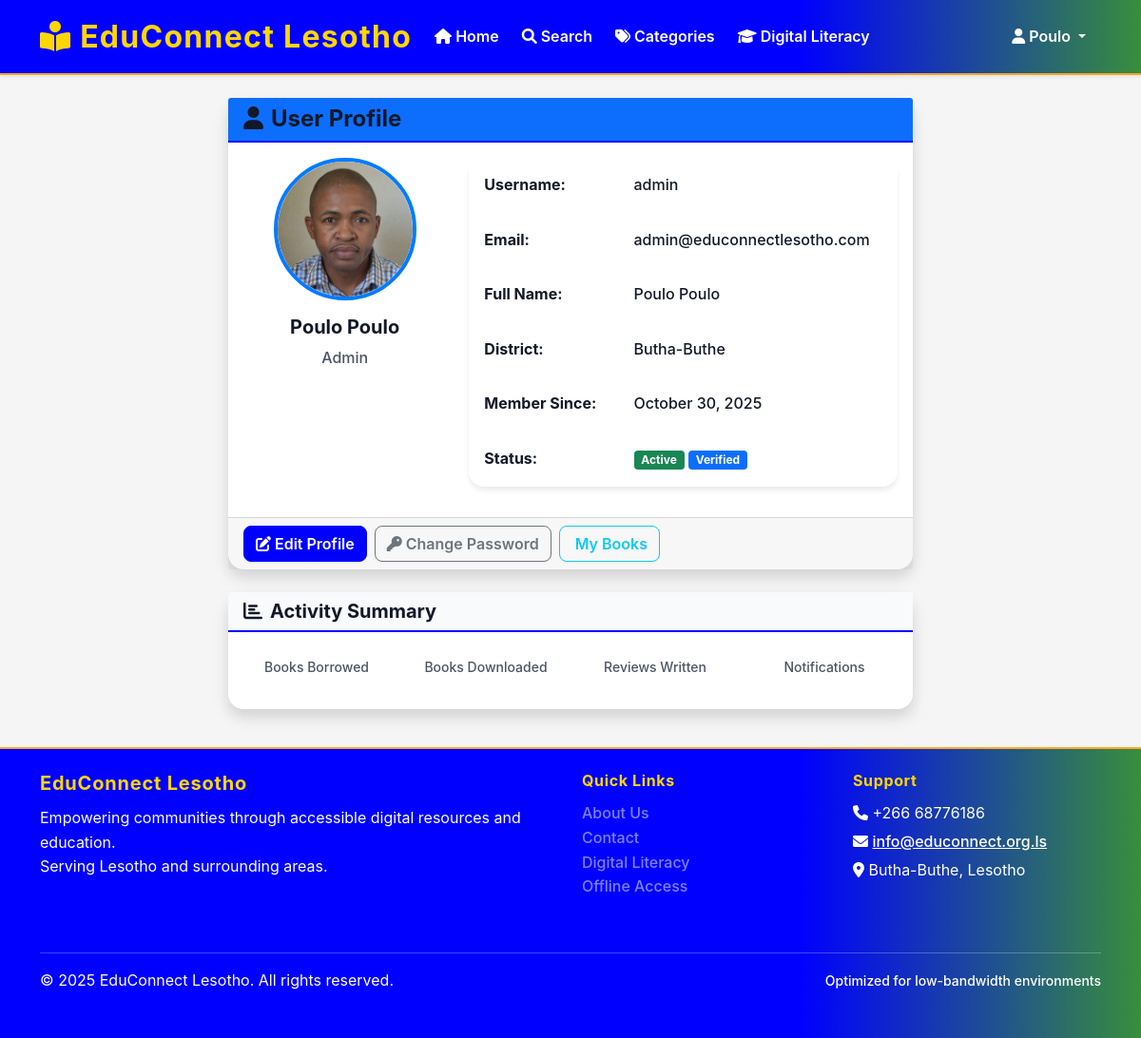
Page /auth/profile (signed in) on the committed database.
### app/models/user.py (models this page shows, shortened)
class User(UserMixin, db.Model):
    __tablename__ = 'users'
    id = db.Column(db.Integer, primary_key=True)
    username = db.Column(db.String(100), unique=True, nullable=False, index=True)
    email = db.Column(db.String(255), unique=True, nullable=False, index=True)
    password_hash = db.Column(db.String(255), nullable=False)
    first_name = db.Column(db.String(100), nullable=False)
    last_name = db.Column(db.String(100), nullable=False)
    phone_number = db.Column(db.String(20))
    address = db.Column(db.Text)
    district = db.Column(db.String(50), default='Butha-Buthe', index=True)
    profile_image = db.Column(db.String(500))  # Path to profile image
    role_id = db.Column(db.Integer, db.ForeignKey('user_roles.id'), nullable=False)
    is_active = db.Column(db.Boolean, default=True)
    email_verified = db.Column(db.Boolean, default=False)
    created_at = db.Column(db.DateTime, default=datetime.utcnow)
    updated_at = db.Column(db.DateTime, default=datetime.utcnow, onupdate=datetime.utcnow)
    last_login = db.Column(db.DateTime)
    borrowing_transactions = db.relationship('BorrowingTransaction', foreign_keys='BorrowingTransaction.user_id', backref='user', lazy='dynamic')
    digital_downloads = db.relationship('DigitalDownload', backref='user', lazy='dynamic')
    offline_tokens = db.relationship('OfflineToken', backref='user', lazy='dynamic')
    reading_sessions = db.relationship('ReadingSession', backref='user', lazy='dynamic')
    notifications = db.relationship('Notification', backref='user', lazy='dynamic')
    book_reservations = db.relationship('BookReservation', backref='user', lazy='dynamic')
    book_reviews = db.relationship('BookReview', backref='user', lazy='dynamic')
    literacy_progress = db.relationship('LiteracyProgress', backref='user', lazy='dynamic')
    favorites = db.relationship('Book', secondary='user_favorites', backref='favorited_by', lazy='dynamic')
    def get_full_name(self):
        return f"{self.first_name} {self.last_name}"
    def is_admin(self):
        return self.role.role_name == 'admin'
    def is_librarian(self):
        return self.role.role_name in ['admin', 'librarian']
    def get_current_borrowings(self):
        from app.models.borrowing import BorrowingTransaction
        return self.borrowing_transactions.filter(
            BorrowingTransaction.status.in_(['borrowed', 'overdue'])
        ).all()
    def get_borrowing_count(self):
        return len(self.get_current_borrowings())
    def get_reading_statistics(self):
        from app.models.offline import ReadingSession
        from app.models.borrowing import BorrowingTransaction
        stats = {}
        stats['total_borrowed'] = self.borrowing_transactions.count()
        stats['current_borrowed'] = self.get_borrowing_count()
        sessions = ReadingSession.query.filter(
            ReadingSession.user_id == self.id,
            ReadingSession.session_end.isnot(None)
        ).all()
        total_time = 0
        for session in sessions:
            if session.session_start and session.session_end:
                duration = session.session_end - session.session_start
                total_time += duration.total_seconds() / 60  # Convert to minutes
        stats['total_reading_time'] = int(total_time)
        stats['total_downloads'] = self.digital_downloads.count()
        from app.models.book import Book, Category
        favorite_category = db.session.query(Category.name).join(
            Book, Category.id == Book.category_id
        ).join(
            BorrowingTransaction, Book.id == BorrowingTransaction.book_id
        ).filter(
            BorrowingTransaction.user_id == self.id
        ).group_by(Category.id).order_by(
            db.func.count(BorrowingTransaction.id).desc()
        ).first()
        stats['favorite_category'] = favorite_category[0] if favorite_category else 'N/A'
        return stats

class UserRole(db.Model):
    __tablename__ = 'user_roles'
    id = db.Column(db.Integer, primary_key=True)
    role_name = db.Column(db.String(50), unique=True, nullable=False)
    description = db.Column(db.Text)
    created_at = db.Column(db.DateTime, default=datetime.utcnow)
    users = db.relationship('User', backref='role', lazy='dynamic')

### app/routes/auth.py (the view)
@auth_bp.route('/profile')
@login_required
def profile():
    stats = current_user.get_reading_statistics()
    recent_borrowings = current_user.borrowing_transactions.order_by(
        db.desc('borrowed_date')
    ).limit(5).all()
    current_borrowings = current_user.get_current_borrowings()
    notifications = current_user.notifications.filter_by(
        is_read=False
    ).order_by(db.desc('created_at')).limit(10).all()
    return render_template('auth/profile.html',
                         stats=stats,
                         recent_borrowings=recent_borrowings,
                         current_borrowings=current_borrowings,
                         notifications=notifications)

### app/templates/auth/profile.html (shortened to what this page needs)
{% extends "base.html" %}
{% block content %}
<div class="container">
    <div class="row justify-content-center">
        <div class="col-md-8">
            <div class="card shadow mb-4">
                <div class="card-header bg-primary text-white">
                    <h4 class="mb-0">
                        <i class="fas fa-user me-2"></i>User Profile
                    </h4>
                </div>
                <div class="card-body">
                    <div class="row">
                        <div class="col-md-4 text-center">
                            <div class="profile-avatar mb-3">
                                {% if current_user.profile_image %}
                                    <img src="{{ url_for('static', filename='uploads/profiles/' + current_user.profile_image) }}"
                                         class="rounded-circle"
                                         alt="Profile"
                                         style="width: 150px; height: 150px; object-fit: cover; border: 4px solid #007bff;">
                                {% else %}
                                    <i class="fas fa-user-circle fa-5x text-muted"></i>
                                {% endif %}
                            </div>
                            <h5>{{ current_user.get_full_name() }}</h5>
                            <p class="text-muted">{{ current_user.role.role_name.title() }}</p>
                        </div>
                        <div class="col-md-8">
                            <table class="table table-borderless">
                                <tbody>
                                    <tr>
                                        <td><strong>Username:</strong></td>
                                        <td>{{ current_user.username }}</td>
                                    </tr>
                                    <tr>
                                        <td><strong>Email:</strong></td>
                                        <td>{{ current_user.email }}</td>
                                    </tr>
                                    <tr>
                                        <td><strong>Full Name:</strong></td>
                                        <td>{{ current_user.first_name }} {{ current_user.last_name }}</td>
                                    </tr>
                                    {% if current_user.district %}
                                    <tr>
                                        <td><strong>District:</strong></td>
                                        <td>{{ current_user.district }}</td>
                                    </tr>
                                    {% endif %}
                                    <tr>
                                        <td><strong>Member Since:</strong></td>
                                        <td>{{ current_user.created_at.strftime('%B %d, %Y') }}</td>
                                    </tr>
                                    <tr>
                                        <td><strong>Status:</strong></td>
                                        <td>
                                            {% if current_user.is_active %}
                                                <span class="badge bg-success">Active</span>
                                            {% else %}
                                                <span class="badge bg-danger">Inactive</span>
                                            {% endif %}
                                            {% if current_user.email_verified %}
                                                <span class="badge bg-primary">Verified</span>
                                            {% endif %}
                                        </td>
                                    </tr>
                                </tbody>
                            </table>
                        </div>
                    </div>
                </div>
                <div class="card-footer">
                    <div class="d-flex gap-2">
                        <a href="{{ url_for('auth.edit_profile') }}" class="btn btn-primary">
                            <i class="fas fa-edit me-1"></i>Edit Profile
                        </a>
                        <a href="{{ url_for('auth.change_password') }}" class="btn btn-outline-secondary">
                            <i class="fas fa-key me-1"></i>Change Password
                        </a>
                        <a href="{{ url_for('books.my_books') }}" class="btn btn-outline-info">
                            My Books
                        </a>
                    </div>
                </div>
            </div>
            <div class="card shadow">
                <div class="card-header">
                    <h5 class="mb-0">
                        <i class="fas fa-chart-bar me-2"></i>Activity Summary
                    </h5>
                </div>
                <div class="card-body">
                    <div class="row text-center">
                        <div class="col-md-3 col-6 mb-3">
                            <small class="text-muted">Books Borrowed</small>
                        </div>
                        <div class="col-md-3 col-6 mb-3">
                            <small class="text-muted">Books Downloaded</small>
                        </div>
                        <div class="col-md-3 col-6 mb-3">
                            <small class="text-muted">Reviews Written</small>
                        </div>
                        <div class="col-md-3 col-6 mb-3">
                            <small class="text-muted">Notifications</small>
                        </div>
                    </div>
                </div>
            </div>
        </div>
    </div>
</div>
{% endblock %}

### app/templates/base.html (shortened to what this page needs)
<!DOCTYPE html>
<html lang="en">
<head>
    <link href="https://cdn.jsdelivr.net/npm/bootstrap@5.1.3/dist/css/bootstrap.min.css" rel="stylesheet">
    <link href="https://cdnjs.cloudflare.com/ajax/libs/font-awesome/6.0.0/css/all.min.css" rel="stylesheet">
    <link href="{{ url_for('static', filename='css/style.css') }}" rel="stylesheet">
</head>
<body>
    <nav class="navbar navbar-expand-lg navbar-light bg-white shadow-sm">
        <div class="container">
            <a class="navbar-brand" href="{{ url_for('main.index') }}" style="color: #FFD700 !important; font-weight: bold; font-size: 2rem;">
                <i class="fas fa-book-reader"></i>
                EduConnect Lesotho
            </a>
            <div class="collapse navbar-collapse justify-content-center" id="navbarNav">
                <ul class="navbar-nav">
                    {% if current_user.is_authenticated %}
                        <li class="nav-item">
                            <a class="nav-link" href="{{ url_for('main.index') }}">
                                <i class="fas fa-home"></i> Home
                            </a>
                        </li>
                        <li class="nav-item">
                            <a class="nav-link" href="{{ url_for('main.search') }}">
                                <i class="fas fa-search"></i> Search
                            </a>
                        </li>
                        <li class="nav-item">
                            <a class="nav-link" href="{{ url_for('main.categories') }}">
                                <i class="fas fa-tags"></i> Categories
                            </a>
                        </li>
                        <li class="nav-item">
                            <a class="nav-link" href="{{ url_for('main.digital_literacy') }}">
                                <i class="fas fa-graduation-cap"></i> Digital Literacy
                            </a>
                        </li>
                    {% endif %}
                </ul>
                <ul class="navbar-nav ms-auto">
                    {% if current_user.is_authenticated %}
                        <li class="nav-item dropdown">
                            <a class="nav-link dropdown-toggle" href="#" id="userDropdown" role="button" data-bs-toggle="dropdown">
                                <i class="fas fa-user"></i>
                                {{ current_user.first_name }}
                            </a>
                        </li>
                    {% endif %}
                </ul>
            </div>
        </div>
    </nav>
    <main class="container my-4">
        {% block content %}{% endblock %}
    </main>
    <footer class="footer py-4">
        <div class="container">
            <div class="row">
                <div class="col-md-6">
                    <h5>EduConnect Lesotho</h5>
                    <p class="mb-0">Empowering communities through accessible digital resources and education.</p>
                    <p class="mb-0">Serving Lesotho and surrounding areas.</p>
                </div>
                <div class="col-md-3">
                    <h6>Quick Links</h6>
                    <ul class="list-unstyled">
                        <li><a href="{{ url_for('main.about') }}" class="text-white-50">About Us</a></li>
                        <li><a href="{{ url_for('main.contact') }}" class="text-white-50">Contact</a></li>
                        <li><a href="{{ url_for('main.digital_literacy') }}" class="text-white-50">Digital Literacy</a></li>
                        <li><a href="{{ url_for('main.offline_access') }}" class="text-white-50">Offline Access</a></li>
                    </ul>
                </div>
                <div class="col-md-3">
                    <h6>Support</h6>
                    <p class="mb-1"><i class="fas fa-phone"></i> +266 68776186</p>
                    <p class="mb-1"><i class="fas fa-envelope"></i> <a href="mailto:info@educonnect-lesotho.ls" style="color: #fff; text-decoration: underline;">info@educonnect.org.ls</a></p>
                    <p class="mb-0"><i class="fas fa-map-marker-alt"></i> Butha-Buthe, Lesotho</p>
                </div>
            </div>
            <hr class="my-3">
            <div class="row align-items-center">
                <div class="col-md-6">
                    <p class="mb-0">&copy; 2025 EduConnect Lesotho. All rights reserved.</p>
                </div>
                <div class="col-md-6 text-end">
                    <small>Optimized for low-bandwidth environments</small>
                </div>
            </div>
        </div>
    </footer>
</body>
</html>

### rows in the picture
User: first_name "Poulo", profile_image (picture), get_full_name "Poulo Poulo", username "admin", email "admin@educonnectlesotho.com", last_name "Poulo", district "Butha-Buthe", created_at "October 30, 2025"
UserRole: role.role_name "Admin"
